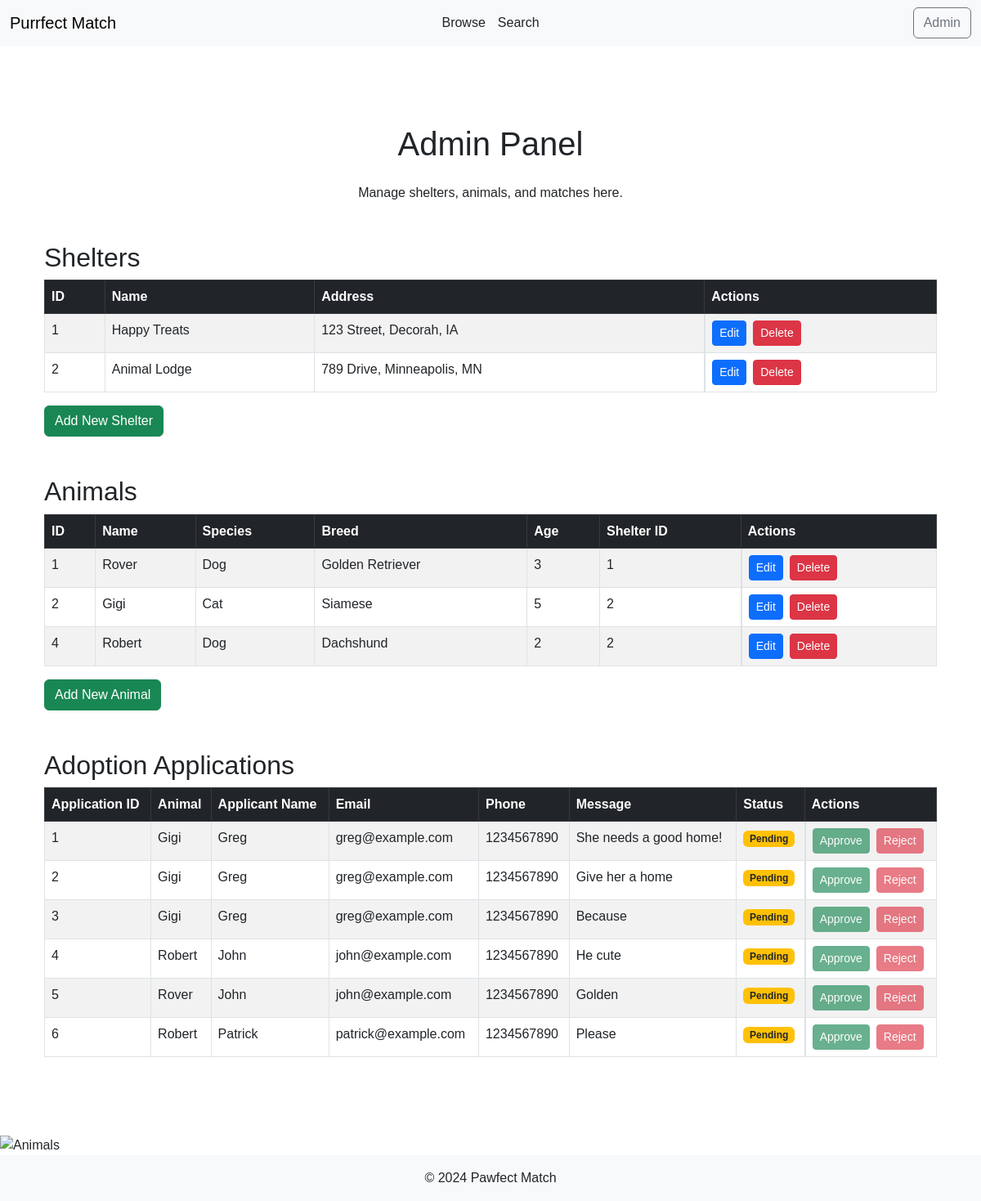
The page /admin on the database its author committed.
### models.py (models this page shows)
class Shelter(db.Model):
    __tablename__ = 'Shelter'
    id = db.Column(db.Integer, primary_key=True)
    name = db.Column(db.String(100), nullable=False)
    address = db.Column(db.String(100), nullable=False)
    animals = db.relationship('Animal', back_populates='shelter')

class Animal(db.Model):
    __tablename__ = 'Animal'
    id = db.Column(db.Integer, primary_key=True)
    name = db.Column(db.String(100), nullable=False)
    species = db.Column(db.String(50), nullable=False)
    breed = db.Column(db.String(100))
    age = db.Column(db.Integer, nullable=False)
    description = db.Column(db.Text)
    image = db.Column(db.String(255), nullable=False)
    likes = db.Column(db.Integer, default=0)
    matched = db.Column(db.Boolean, default=False)
    shelter_id = db.Column(db.Integer, db.ForeignKey('Shelter.id'), nullable=False)
    shelter = db.relationship('Shelter', back_populates='animals')

class AdoptionApplication(db.Model):
    __tablename__ = 'AdoptionApplication'
    id = db.Column(db.Integer, primary_key=True)
    name = db.Column(db.String(100), nullable=False)
    email = db.Column(db.String(100), nullable=False)
    phone = db.Column(db.String(20))
    animal_id = db.Column(db.Integer, db.ForeignKey('Animal.id'), nullable=False)
    status = db.Column(db.String(50), default='Pending')
    message = db.Column(db.Text)
    animal = db.relationship('Animal', backref='applications')

### app.py (the view)
@app.route("/admin")
def admin():
    shelters = Shelter.query.all()
    animals = Animal.query.all()
    adoption_applications = AdoptionApplication.query.order_by(AdoptionApplication.status).all()
    if not shelters:
        shelters = []
    if not animals:
        animals = []
    return render_template("admin.html", shelters=shelters, animals=animals, adoption_applications=adoption_applications)

### templates/admin.html
{% extends "base.html" %}
{% block content %}
<div class="container my-5">
    <h1 class="text-center mb-4">Admin Panel</h1>
    <p class="text-center">Manage shelters, animals, and matches here.</p>
    <div id="shelters" class="my-5">
        <h2>Shelters</h2>
        <table class="table table-bordered table-striped">
            <thead class="table-dark">
                <tr>
                    <th>ID</th>
                    <th>Name</th>
                    <th>Address</th>
                    <th>Actions</th>
                </tr>
            </thead>
            <tbody>
                {% for shelter in shelters %}
                <tr>
                    <td>{{ shelter.id }}</td>
                    <td>{{ shelter.name }}</td>
                    <td>{{ shelter.address }}</td>
                    <td class="d-flex gap-2">
                        <a href="{{ url_for('edit_shelter', id=shelter.id) }}" class="btn btn-sm btn-primary">Edit</a>
                        <form action="{{ url_for('delete_shelter', id=shelter.id) }}" method="POST" style="display: inline;">
                            <button type="submit" class="btn btn-sm btn-danger">Delete</button>
                        </form>
                    </td>
                </tr>
                {% else %}
                <tr>
                    <td colspan="4" class="text-center">No shelters found.</td>
                </tr>
                {% endfor %}
            </tbody>
        </table>
        <a href="/admin/add-shelter" class="btn btn-success">Add New Shelter</a>
    </div>
    <div id="animals" class="my-5">
        <h2>Animals</h2>
        <table class="table table-bordered table-striped">
            <thead class="table-dark">
                <tr>
                    <th>ID</th>
                    <th>Name</th>
                    <th>Species</th>
                    <th>Breed</th>
                    <th>Age</th>
                    <th>Shelter ID</th>
                    <th>Actions</th>
                </tr>
            </thead>
            <tbody>
                {% for animal in animals %}
                <tr>
                    <td>{{ animal.id }}</td>
                    <td>{{ animal.name }}</td>
                    <td>{{ animal.species }}</td>
                    <td>{{ animal.breed }}</td>
                    <td>{{ animal.age }}</td>
                    <td>{{ animal.shelter_id }}</td>
                    <td class="d-flex gap-2">
                        <a href="{{ url_for('edit_animal', id=animal.id) }}" class="btn btn-sm btn-primary">Edit</a>
                        <form action="{{ url_for('delete_animal', id=animal.id) }}" method="POST" style="display: inline;">
                            <button type="submit" class="btn btn-sm btn-danger">Delete</button>
                        </form>
                    </td>
                </tr>
                {% else %}
                <tr>
                    <td colspan="7" class="text-center">No animals found.</td>
                </tr>
                {% endfor %}
            </tbody>
        </table>
        <a href="/admin/add-animal" class="btn btn-success">Add New Animal</a>
    </div>
    <div id="adoptions" class="my-5">
        <h2>Adoption Applications</h2>
        <table class="table table-bordered table-striped">
            <thead class="table-dark">
                <tr>
                    <th>Application ID</th>
                    <th>Animal</th>
                    <th>Applicant Name</th>
                    <th>Email</th>
                    <th>Phone</th>
                    <th>Message</th>
                    <th>Status</th>
                    <th>Actions</th>
                </tr>
            </thead>
            <tbody>
                {% for application in adoption_applications %}
                <tr>
                    <td>{{ application.id }}</td>
                    <td>{{ application.animal.name }}</td>
                    <td>{{ application.name }}</td>
                    <td>{{ application.email }}</td>
                    <td>{{ application.phone }}</td>
                    <td>{{ application.message }}</td>
                    <td>
                        {% if application.status == 'approved' %}
                        <span class="badge bg-success">Approved</span>
                        {% elif application.status == 'rejected' %}
                        <span class="badge bg-danger">Rejected</span>
                        {% else %}
                        <span class="badge bg-warning text-dark">Pending</span>
                        {% endif %}
                    </td>
                    <td class="d-flex gap-2">
                        <form method="POST" action="{{ url_for('approve_application', id=application.id) }}" style="display:inline;">
                            <button type="submit" class="btn btn-sm btn-success" {% if application.status != 'pending' %}disabled{% endif %}>Approve</button>
                        </form>
                        <form method="POST" action="{{ url_for('reject_application', id=application.id) }}" style="display:inline;">
                            <button type="submit" class="btn btn-sm btn-danger" {% if application.status != 'pending' %}disabled{% endif %}>Reject</button>
                        </form>
                    </td>
                </tr>
                {% else %}
                <tr>
                    <td colspan="8" class="text-center">No adoption applications found.</td>
                </tr>
                {% endfor %}
            </tbody>
        </table>
    </div>
</div>
{% endblock %}

### static/styles.css (style rules this page uses)
body { font-family: Arial, sans-serif; }

### templates/base.html (style rules this page uses)
body { display: flex; flex-direction: column; min-height: 100vh; }

### rows shown on the page
Shelter: id "1", name "Happy Treats", address "123 Street, Decorah, IA"
Shelter: id "2", name "Animal Lodge", address "789 Drive, Minneapolis, MN"
Animal: id "1", name "Rover", species "Dog", breed "Golden Retriever", age "3", shelter_id "1"
Animal: id "2", name "Gigi", species "Cat", breed "Siamese", age "5", shelter_id "2"
Animal: id "4", name "Robert", species "Dog", breed "Dachshund", age "2", shelter_id "2"
AdoptionApplication: id "1", animal.name "Gigi", name "Greg", email "greg@example.com", phone "1234567890", message "She needs a good home!", status "Pending"
AdoptionApplication: id "2", animal.name "Gigi", name "Greg", email "greg@example.com", phone "1234567890", message "Give her a home", status "Pending"
AdoptionApplication: id "3", animal.name "Gigi", name "Greg", email "greg@example.com", phone "1234567890", message "Because", status "Pending"
AdoptionApplication: id "4", animal.name "Robert", name "John", email "john@example.com", phone "1234567890", message "He cute", status "Pending"
AdoptionApplication: id "5", animal.name "Rover", name "John", email "john@example.com", phone "1234567890", message "Golden", status "Pending"
AdoptionApplication: id "6", animal.name "Robert", name "Patrick", email "patrick@example.com", phone "1234567890", message "Please", status "Pending"
